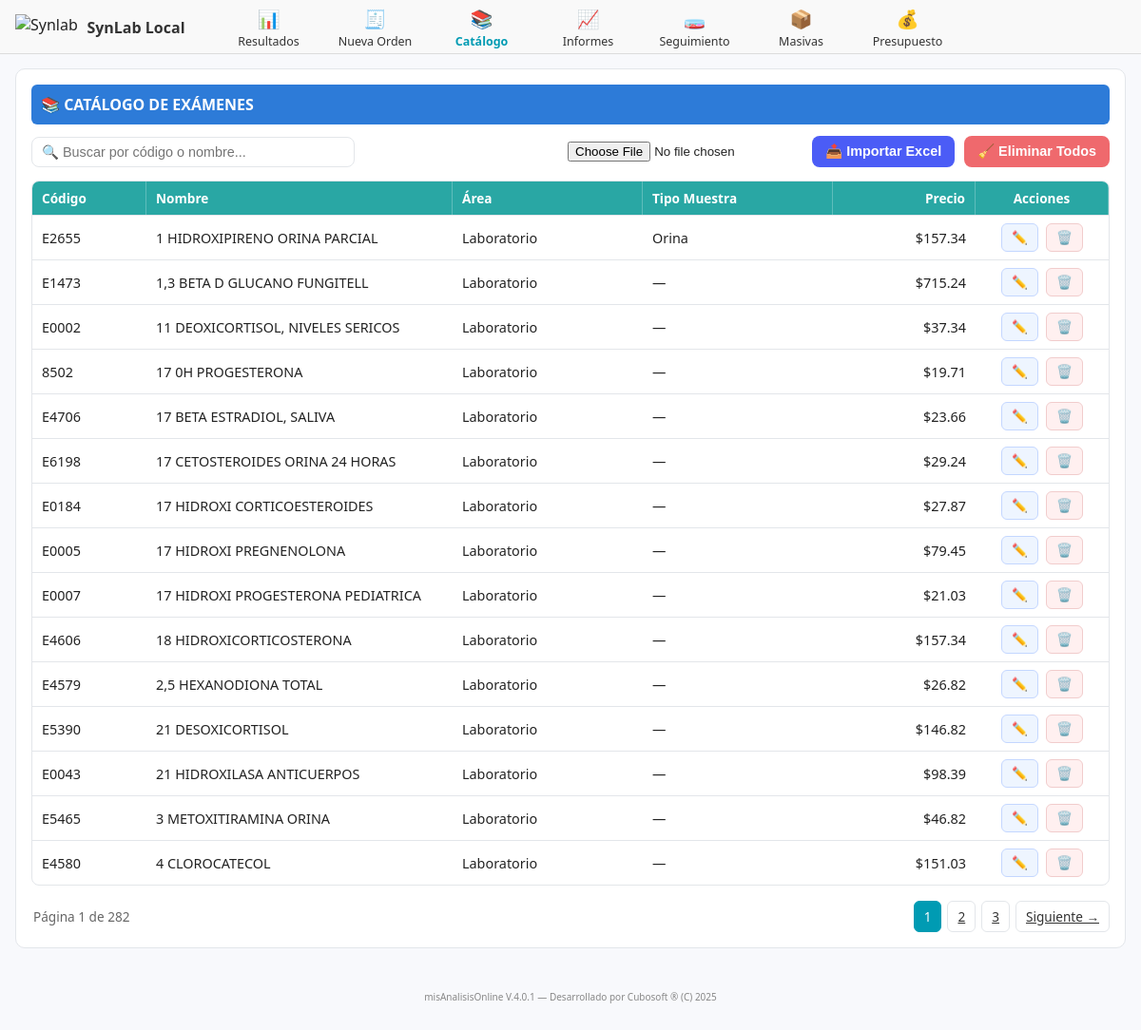
Page /catalogo/ (signed in) on the committed database.
### laboratorio/models.py (models this page shows, shortened)
class Examen(models.Model):
    codigo = models.CharField(max_length=50, unique=True)
    nombre = models.CharField(max_length=200)
    area = models.CharField(max_length=100)
    unidad = models.CharField(max_length=50, blank=True, null=True)
    muestra = models.CharField(max_length=100, blank=True, null=True)  # 🧪 NUEVO CAMPO
    precio = models.DecimalField(max_digits=10, decimal_places=2, default=0.00)
    referencia_synlab = models.CharField(max_length=50, blank=True, null=True)
    activo = models.BooleanField(default=True)
    creado_en = models.DateTimeField(auto_now_add=True)
    actualizado_en = models.DateTimeField(auto_now=True)
    creado_por = models.ForeignKey(User, related_name='examen_creado_por', on_delete=models.SET_NULL, null=True, blank=True)
    modificado_por = models.ForeignKey(User, related_name='examen_modificado_por', on_delete=models.SET_NULL, null=True, blank=True)

### laboratorio/views.py (the view)
# urls.py: path('catalogo/', views.catalogo_examenes, name='catalogo_examenes'),
@login_required
def catalogo_examenes(request):
    examenes_list = Examen.objects.all().order_by('area', 'nombre')
    query = request.GET.get('q', '').strip()
    if query:
        examenes_list = examenes_list.filter(nombre__icontains=query) | examenes_list.filter(codigo__icontains=query)
    paginator = Paginator(examenes_list, 15)
    page_number = request.GET.get('page')
    examenes = paginator.get_page(page_number)
    return render(request, 'laboratorio/catalogo.html', {'examenes': examenes, 'query': query})

### laboratorio/templates/laboratorio/catalogo.html (shortened to what this page needs)
{% extends "base.html" %}
{% block content %}
<div class="slx-panel">
  <div class="slx-title">📚 Catálogo de Exámenes</div>
  <div class="slx-header">
    <div class="slx-searchbar">
      <input type="search" id="buscarExamen" value="{{ query }}" class="slx-input" placeholder="🔍 Buscar por código o nombre...">
    </div>
    <div style="display:flex; gap:10px; align-items:center;">
      <form method="post" action="{% url 'catalogo_importar_excel' %}" enctype="multipart/form-data" class="d-flex align-items-center gap-2">
        <input type="file" name="archivo" accept=".xlsx" required>
        <button class="slx-btn slx-btn--blue">📤 Importar Excel</button>
      </form>
      <button type="button" id="btnEliminarTodos" class="slx-btn slx-btn--red">🧹 Eliminar Todos</button>
    </div>
  </div>
  <div id="tablaExamenes" class="slx-tablewrap">
    <div class="slx-thead">
      <div>Código</div>
      <div>Nombre</div>
      <div>Área</div>
      <div>Tipo Muestra</div>
      <div style="text-align:right;">Precio</div>
      <div style="text-align:center;">Acciones</div>
    </div>
    {% for e in examenes %}
    <div class="slx-row" data-id="{{ e.id }}">
      <div>{{ e.codigo }}</div>
      <div>{{ e.nombre }}</div>
      <div>{{ e.area }}</div>
      <div>{{ e.muestra|default:"—" }}</div>
      <div style="text-align:right;">${{ e.precio|floatformat:2 }}</div>
      <div class="slx-actions">
        <button class="slx-mini slx-mini--edit btn-edit" title="Editar">✏️</button>
        <button class="slx-mini slx-mini--del btn-del" title="Eliminar">🗑️</button>
      </div>
    </div>
    {% empty %}
    <div class="slx-empty">No hay exámenes registrados</div>
    {% endfor %}
  </div>
  {% if examenes.has_other_pages %}
  <div class="slx-pagination">
    <div class="slx-page-info">
      Página {{ examenes.number }} de {{ examenes.paginator.num_pages }}
    </div>
    {% for i in examenes.paginator.page_range %}
      {% if i == examenes.number %}
        <span class="slx-page-btn active">{{ i }}</span>
      {% elif i >= examenes.number|add:-2 and i <= examenes.number|add:2 %}
        <a href="?page={{ i }}{% if query %}&q={{ query }}{% endif %}" class="slx-page-btn">{{ i }}</a>
      {% endif %}
    {% endfor %}
    {% if examenes.has_next %}
      <a href="?page={{ examenes.next_page_number }}{% if query %}&q={{ query }}{% endif %}" class="slx-page-btn">Siguiente →</a>
    {% endif %}
  </div>
  {% endif %}
</div>
{% endblock %}

### laboratorio/static/laboratorio/CSS/estilo_ordenes.css (style rules this page uses)
:root { --bg:#f6f7fb; --card:#ffffff; --line:#e9edf3; --text:#2a2f36; --muted:#6a7380; --primary:#0b62c3; --primary-tint:#e8f2ff; --secondary:#5e6b7c; --secondary-tint:#eef2f6; --info:#7d8793; --shadow:0 1px 3px rgba(0,0,0,.06); --radius:12px; }
body { margin:0; background:var(--bg); color:var(--text); font-family:-apple-system,"Segoe UI",Roboto,Inter,Arial,sans-serif; }

### laboratorio/templates/base.html (style rules this page uses)
body { background-color:#f8f9fc;font-family:'Segoe UI',sans-serif; color:#222;margin:0;padding-top:72px; }

### laboratorio/templates/laboratorio/catalogo.html (style rules this page uses)
:root { --slx-blue:#2d7bd8; --slx-cyan:#29a7a4; --slx-border:#e3e6ea; --slx-bg:#fff; --slx-red:#e85a5e; --slx-green:#cdeedd; --slx-purple:#4b4bf7; }
.slx-panel { background:var(--slx-bg);border:1px solid var(--slx-border);border-radius:10px;padding:16px;margin-bottom:20px; }
.slx-title { background:var(--slx-blue);color:#fff;font-weight:700;padding:10px;border-radius:6px;margin-bottom:12px;text-transform:uppercase; }
.slx-header { display:flex;justify-content:space-between;align-items:center;margin-bottom:14px;flex-wrap:wrap;gap:12px; }
.slx-searchbar { display:flex;align-items:center;gap:8px;width:340px; }
.slx-input { width:100%;border:1px solid var(--slx-border);border-radius:8px;padding:7px 10px;font-size:.9rem; }
.slx-btn { display:inline-flex;align-items:center;gap:6px;font-size:.9rem;font-weight:600;border-radius:8px;padding:8px 14px;border:0;cursor:pointer; }
.slx-btn--blue { background:#4b5cf6;color:#fff; }
.slx-btn--red { background:#ef696d;color:#fff; }
.slx-tablewrap { border:1px solid var(--slx-border);border-radius:8px;overflow:hidden; }
.slx-thead { display:grid;grid-template-columns:120px 1fr 200px 200px 150px 140px;background:var(--slx-cyan);color:#fff;font-weight:700;font-size:.85rem; }
.slx-thead>div { padding:8px 10px;border-right:1px solid rgba(255,255,255,.25); }
.slx-row { display:grid;grid-template-columns:120px 1fr 200px 200px 150px 140px;border-top:1px solid var(--slx-border);align-items:center; }
.slx-row>div { padding:8px 10px;font-size:.9rem; }
.slx-actions { display:flex;justify-content:center;gap:8px; }
.slx-mini { font-size:.85rem;border-radius:6px;padding:6px 10px;cursor:pointer; }
.slx-mini--edit { background:#eef5ff;color:#2d7bd8;border:1px solid #c4d7ff; }
.slx-mini--del { background:#fff0f0;color:#d83a3a;border:1px solid #f1cccc; }
.slx-pagination { display:flex;justify-content:flex-end;align-items:center;gap:6px;margin-top:16px;flex-wrap:wrap; }
.slx-page-btn { border:1px solid var(--slx-border);background:#fff;border-radius:6px;padding:6px 10px;font-size:.85rem;cursor:pointer;color:#333; }
.slx-page-btn.active { background:#009bb3;color:#fff;border-color:#009bb3; }
.slx-page-info { font-size:.85rem;color:#666;margin-right:auto;padding-left:2px; }

### rows in the picture
Examen: codigo "E2655", nombre "1 HIDROXIPIRENO ORINA PARCIAL", area "Laboratorio", muestra "Orina", precio "157.34"
Examen: codigo "E1473", nombre "1,3 BETA D GLUCANO FUNGITELL", area "Laboratorio", muestra "—", precio "715.24"
Examen: codigo "E0002", nombre "11 DEOXICORTISOL, NIVELES SERICOS", area "Laboratorio", muestra "—", precio "37.34"
Examen: codigo "8502", nombre "17 0H PROGESTERONA", area "Laboratorio", muestra "—", precio "19.71"
Examen: codigo "E4706", nombre "17 BETA ESTRADIOL, SALIVA", area "Laboratorio", muestra "—", precio "23.66"
Examen: codigo "E6198", nombre "17 CETOSTEROIDES ORINA 24 HORAS", area "Laboratorio", muestra "—", precio "29.24"
Examen: codigo "E0184", nombre "17 HIDROXI CORTICOESTEROIDES", area "Laboratorio", muestra "—", precio "27.87"
Examen: codigo "E0005", nombre "17 HIDROXI PREGNENOLONA", area "Laboratorio", muestra "—", precio "79.45"
Examen: codigo "E0007", nombre "17 HIDROXI PROGESTERONA PEDIATRICA", area "Laboratorio", muestra "—", precio "21.03"
Examen: codigo "E4606", nombre "18 HIDROXICORTICOSTERONA", area "Laboratorio", muestra "—", precio "157.34"
Examen: codigo "E4579", nombre "2,5 HEXANODIONA TOTAL", area "Laboratorio", muestra "—", precio "26.82"
Examen: codigo "E5390", nombre "21 DESOXICORTISOL", area "Laboratorio", muestra "—", precio "146.82"
Examen: codigo "E0043", nombre "21 HIDROXILASA ANTICUERPOS", area "Laboratorio", muestra "—", precio "98.39"
Examen: codigo "E5465", nombre "3 METOXITIRAMINA ORINA", area "Laboratorio", muestra "—", precio "46.82"
Examen: codigo "E4580", nombre "4 CLOROCATECOL", area "Laboratorio", muestra "—", precio "151.03"

### other values in the picture
{{ examenes.number }} "1"
{{ examenes.paginator.num_pages }} "282"
{{ i }} "1"
{{ i }} "2" "3"
